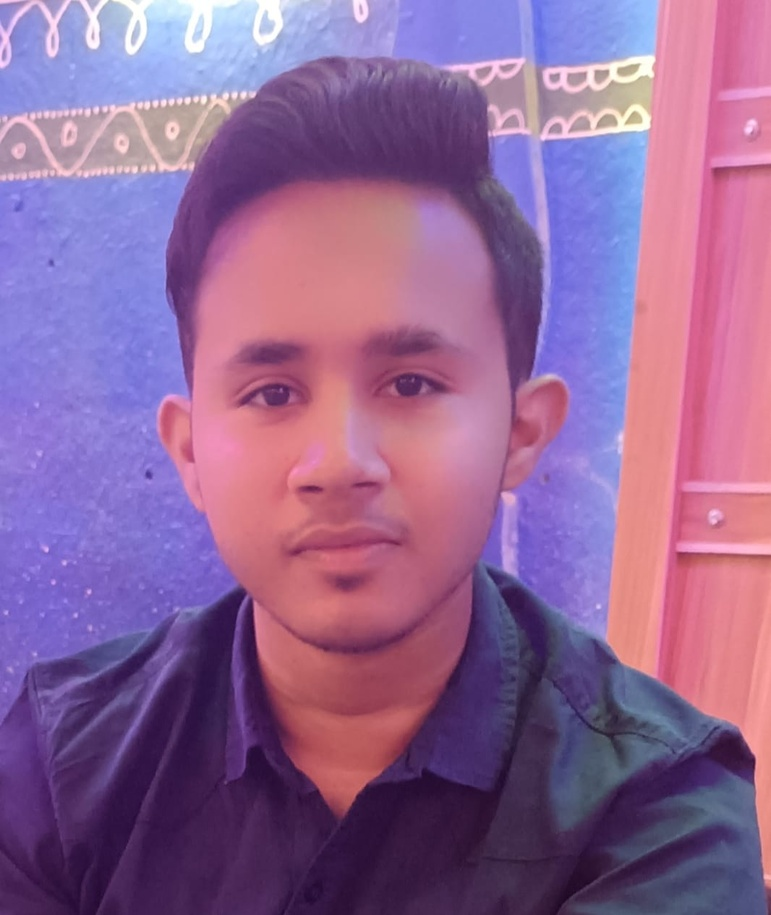
#> input picture img.jpg, 771 x 915 px, shrunk from 1066 x 1265 before the run
$ jupyter execute --allow-errors Statistics_EDA_HandsOn_Student_Lab.ipynb
#> lines starting #> are read from the running program, lines starting #| are printed output that depends on the picture; long printed decimals are rounded
# Statistics & EDA Lab: Understanding Your Data Before Modeling

## Student Practice Notebook

**Name:** Divya Saxena
**Register Number:** AP24110011570
**Date:** 30-08-2026

## Learning Objectives

After completing this lab, you will be able to:

- Compute and interpret descriptive statistics beyond `.describe()` (variance, std, skewness)
- Visualize and identify distribution shapes (normal vs skewed)
- Compute and interpret correlation between features
- Run a basic hypothesis test (t-test) and interpret a p-value
- Understand confidence intervals conceptually
- Apply statistical thinking to image and text data

### Why this week matters
You now have clean, scaled, encoded data. Before building any model, a good data scientist asks: **what does this data actually look like? Which features seem related? Is a difference I'm seeing real, or just noise?** That's what statistics answers.

### How to use this notebook
Same as before: **demo → practice → predict-then-run → reflect.**

[cell 1]
import pandas as pd
import numpy as np
import matplotlib.pyplot as plt
from scipy import stats

pd.set_option('display.precision', 3)

url = "https://raw.githubusercontent.com/mwaskom/seaborn-data/master/tips.csv"
#> (the rest of this cell did not finish here and is left out)

## Part 1: Descriptive Statistics Beyond `.describe()`

`.describe()` gives mean, std, min/max, quartiles. Two more measures matter a lot for understanding data shape:

- **Variance / Std Dev**: how spread out the data is
- **Skewness**: whether the data leans left (negative skew) or right (positive skew), or is symmetric (skew ≈ 0)

### Demonstration

#> (a cell that did not finish here is left out)

**Reading skewness:**
- Skew ≈ 0 → roughly symmetric
- Skew > 0 → right-skewed (long tail of high values; mean > median)
- Skew < 0 → left-skewed (long tail of low values; mean < median)

### Student Practice

Compute mean, median, variance, std dev, and skewness for the `tip_pct` column. Based on the mean vs median relationship, is it left-skewed, right-skewed, or roughly symmetric? Write your conclusion.

#> (a cell that did not finish here is left out)

**Reflection:** Why can two columns have the *same mean* but very different std dev / skewness? Why does this matter when deciding how to preprocess a feature (recall Week 3 scaling/outliers)?

*Your answer:*

Two columns can have the same mean but different spread and distribution. One may have a large std dev or strong skewness, while the other may be more evenly distributed. This matters because features with different spread or outliers may need scaling or outlier treatment before building an ML model.

## Part 2: Visualizing Distributions

Numbers alone can be misleading — always look at the shape too.

### Demonstration

[cell 4]
fig, axes = plt.subplots(1, 2, figsize=(10,4))

#> (the rest of this cell did not finish here and is left out)

### Student Practice — predict then check

Predict: will `tip_pct`'s histogram look more symmetric (bell-shaped) or skewed, based on your Part 1 answer? Write your prediction, then plot a histogram and boxplot for `tip_pct` to check.

*Your prediction:*

[cell 5]
# Write your answer here
fig, axes = plt.subplots(1, 2, figsize=(10, 4))

# Histogram
#> (the rest of this cell did not finish here and is left out)

## Part 3: Correlation

Correlation measures how strongly two numeric variables move together, from -1 (perfectly inverse) to +1 (perfectly aligned). 0 means no linear relationship.

### Demonstration

#> (a cell that did not finish here is left out)

#> (a cell that did not finish here is left out)

[cell 8]
# Visualize as a heatmap
plt.figure()
#> (the rest of this cell did not finish here and is left out)

### Student Practice

1. What is the correlation between `size` (party size) and `total_bill`? Is it weak, moderate, or strong?
2. What is the correlation between `size` and `tip_pct`? Compare this to `size` vs `total_bill` — which relationship is stronger, and does that surprise you?

[cell 9]
# Write your answer here

# 1. `size` vs `total_bill` = **0.598**, which is a **moderate positive correlation**. Larger parties generally have higher total bills.

# 2. `size` vs `tip_pct` = **-0.143**, which is a **weak negative correlation**. The `size` vs `total_bill` relationship is much stronger. This is not surprising because larger groups usually have higher bills, but their tip percentage does not necessarily increase.

**Reflection:** Correlation measures a *linear* relationship. Can two variables be strongly related but have a correlation near 0? Explain how that's possible (hint: think about non-linear/curved relationships).

*Your answer:*

Yes. Two variables can be strongly related but have a correlation near 0 if their relationship is non-linear. For example, a U-shaped or curved relationship can be strong, but because correlation only measures linear relationships, the positive and negative parts can cancel each other out and produce a correlation close to 0.

## Part 4: Hypothesis Testing — Is a Difference Real?

You've seen group averages differ (e.g. average tip_pct by day). But is that difference **statistically significant**, or could it just be random variation? A **t-test** compares two group means and gives a **p-value**: the probability of seeing a difference this large (or larger) if there were truly no difference.

**Rule of thumb:** if p-value < 0.05, we consider the difference statistically significant.

### Demonstration: do smokers tip a different percentage than non-smokers?

#> (a cell that did not finish here is left out)

### Student Practice — predict then check

Predict: do you think there's a statistically significant difference in `tip_pct` between Lunch and Dinner? Write your prediction and reasoning, then run a t-test to check.

*Your prediction:*

[cell 11]
# Write your answer here

# I predict there will be a statistically significant difference in `tip_pct` between Lunch and Dinner because tipping patterns may differ between the two meal times.

**Reflection:** Why is it important to check statistical significance instead of just comparing two mean values directly and assuming any difference is meaningful?

*Your answer:*

 Statistical significance helps determine whether the difference between two means is likely to be a real difference or just due to random variation. A small difference in means does not necessarily mean the groups are truly different.

## Part 5: Confidence Intervals (Conceptual Introduction)

A **confidence interval (CI)** gives a range where we're reasonably confident the true population mean lies, based on our sample. A 95% CI means: if we repeated this sampling process many times, about 95% of such intervals would contain the true mean.

### Demonstration

#> (a cell that did not finish here is left out)

### Student Practice

Compute the 95% confidence interval for `tip_pct`. In one sentence, explain what this interval tells you (in plain language, not just formula terms).

#> (a cell that did not finish here is left out)

# Mini Project A: Statistical Comparison of Images (Image Track)

Using the image metadata DataFrame you built in Week 2 (filename, brightness, RGB averages, etc.), apply statistical thinking to compare your images.

## Step 1: Rebuild your image metadata table

[cell 14]
from PIL import Image
import numpy as np
import pandas as pd

img = Image.open("img.jpg").convert("RGB")
#> img is the input picture: PIL image 771x915 RGB; mean R, G, B 144.6, 102.4, 149.2
arr = np.array(img)

brightness = arr.mean()
#> brightness = 132.1
R_avg = arr[:, :, 0].mean()
#> R_avg = 144.6
G_avg = arr[:, :, 1].mean()
#> G_avg = 102.4
B_avg = arr[:, :, 2].mean()
#> B_avg = 149.2

image_df = pd.DataFrame([{
    "filename": "img.png",
    "brightness": brightness,
    "R_avg": R_avg,
    "G_avg": G_avg,
    "B_avg": B_avg
}])
#> image_df = table of 1 rows and 5 columns

print(image_df)
#|   filename  brightness    R_avg    G_avg    B_avg
#| 0  img.png     132.064  144.647  102.386  149.158

[cell 15]
from PIL import Image
import numpy as np
import pandas as pd

filename = "img.jpg"

arr = np.array(Image.open(filename).convert("RGB"))

image_df = pd.DataFrame([{
    'filename': filename,
    'avg_brightness': np.mean(arr),
    'avg_red': np.mean(arr[:, :, 0]),
    'avg_green': np.mean(arr[:, :, 1]),
    'avg_blue': np.mean(arr[:, :, 2]),
    'height': arr.shape[0],
    'width': arr.shape[1]
}])
#> image_df = table of 1 rows and 7 columns

print(image_df)
#|   filename  avg_brightness  avg_red  avg_green  avg_blue  height  width
#| 0  img.jpg         132.064  144.647    102.386   149.158     915    771

## Step 2: Statistical analysis

1. Compute the mean, std dev, and skewness of `avg_brightness` across your images.
2. Compute the correlation between `avg_brightness` and `avg_red` (do brighter images tend to have more red?).
3. **If you have at least 2 images you can meaningfully group** (e.g. indoor vs outdoor, or any 2 categories you choose), run a t-test comparing their `avg_brightness`. If you only have very few images, skip the t-test and instead just discuss whether a t-test would even be reliable with so few samples.

[cell 16]
# Write your answer here
from scipy import stats

# 1. Mean, standard deviation, and skewness
mean_brightness = image_df['avg_brightness'].mean()
#> mean_brightness = 132.1
std_brightness = image_df['avg_brightness'].std()
#> std_brightness = nan
skew_brightness = image_df['avg_brightness'].skew()
#> skew_brightness = nan

print("Mean brightness:", mean_brightness)
#| Mean brightness: 132.064
print("Std Dev brightness:", std_brightness)
#| Std Dev brightness: nan
print("Skewness brightness:", skew_brightness)
#| Skewness brightness: nan

# 2. Correlation between brightness and red
correlation = image_df['avg_brightness'].corr(image_df['avg_red'])
#> correlation = nan

print("Correlation between brightness and red:", correlation)
#| Correlation between brightness and red: nan

**Reflection:** With only 3-5 images, can you trust statistical significance results (like a t-test p-value) the same way you would with 200+ rows like the tips dataset? Why or why not?

*Your answer:*

No, with only 3–5 images, statistical significance results are less reliable because the sample size is too small. With 200+ observations, the results are more stable and provide stronger evidence for conclusions.

# Mini Project B: Word Frequency Distribution Analysis (NLP Track)

## Step 1: Build a word frequency table for a longer text

### Demonstration: Zipf's Law preview

A famous finding in linguistics: in most natural language text, word frequency is **highly right-skewed** — a few words (like "the", "a") appear extremely often, and most words appear only once or twice. This is called **Zipf's Law**.

[cell 17]
paragraph = (
    "Data science combines statistics and programming. Statistics helps us understand data. "
    "Programming helps us process data. Machine learning is a part of data science. "
    "Data science uses statistics, programming, and machine learning together. "
    "Understanding statistics is essential for data science."
)

tokens = paragraph.lower().replace('.', '').replace(',', '').split()
tokens_array = np.array(tokens)
vocabulary = np.unique(tokens_array)
counts = [np.sum(tokens_array == w) for w in vocabulary]

word_freq = pd.DataFrame({'word': vocabulary, 'count': counts}).sort_values('count', ascending=False).reset_index(drop=True)
print(word_freq)
print("\nSkewness of word counts:", word_freq['count'].skew())

[cell 18]
plt.figure()
plt.bar(word_freq['word'], word_freq['count'])
plt.xticks(rotation=90)
plt.title("Word Frequency Distribution")
plt.ylabel("Count")
plt.show()
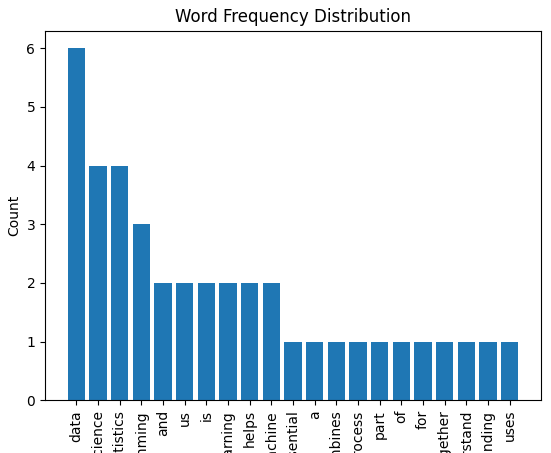
#> figure drawn by matplotlib, 1 panel; tallest bar 6 high, from x = -0.4 to 0.4

### Student Practice

1. Pick your own longer paragraph (5+ sentences) and build the same word frequency table.
2. Compute the skewness of the word counts. Is it right-skewed (consistent with Zipf's Law)?
3. What percentage of words in your vocabulary appear only once? (This is usually a large percentage — that's Zipf's Law in action.)

[cell 19]
# Write your answer here
import numpy as np
import pandas as pd

paragraph = (
    "Machine learning is an important part of data science. "
    "Data science uses statistics and programming to understand data. "
    "Machine learning helps computers learn patterns from data. "
    "Statistics helps us analyze data and make better decisions. "
    "Programming allows us to process large amounts of data efficiently. "
    "Data science combines programming, statistics, and machine learning."
)

# Tokenize words
tokens = paragraph.lower().replace('.', '').replace(',', '').split()

tokens_array = np.array(tokens)

# Create vocabulary and count words
vocabulary = np.unique(tokens_array)
counts = [np.sum(tokens_array == w) for w in vocabulary]

word_freq = pd.DataFrame({
    'word': vocabulary,
    'count': counts
}).sort_values('count', ascending=False).reset_index(drop=True)

print(word_freq)

# 2. Skewness
skewness = word_freq['count'].skew()
print("\nSkewness of word counts:", skewness)

# 3. Percentage of words appearing only once
once_count = np.sum(word_freq['count'] == 1)
total_words = len(word_freq)

percentage_once = (once_count / total_words) * 100

print("Percentage of words appearing only once:",
      f"{percentage_once:.2f}%")

## Step 2: Correlation between sentence length and vocabulary diversity

### Demonstration

[cell 20]
sentences = [
    "I like data science.",
    "Machine learning models require lots of clean labeled training data to perform well.",
    "Statistics matters.",
    "Understanding both statistics and programming together is essential for real data science work in industry.",
    "NumPy and pandas are useful tools for data analysis in Python."
]

sentence_stats = []
for s in sentences:
    toks = s.lower().replace('.', '').split()
    sentence_stats.append({
        'sentence': s,
        'length': len(toks),
        'unique_words': len(set(toks))
    })

sentence_df = pd.DataFrame(sentence_stats)
sentence_df['diversity_ratio'] = sentence_df['unique_words'] / sentence_df['length']
sentence_df

[cell 21]
correlation = sentence_df['length'].corr(sentence_df['unique_words'])
print(f"Correlation between sentence length and unique word count: {correlation:.3f}")

### Student Practice

Write 5 sentences of your own, varying in length. Build the same table and compute the correlation between `length` and `unique_words`. Is the correlation strong? Does this match your intuition (longer sentences tend to have more unique words)?

[cell 22]
# Write your answer here

sentences = [
    "I like Python.",
    "Python is useful for data analysis.",
    "Machine learning helps computers learn patterns from data.",
    "Data science combines statistics, programming, and machine learning to solve real-world problems.",
    "Learning programming and statistics together helps students understand data and build useful machine learning applications."
]

sentence_stats = []

for s in sentences:
    toks = s.lower().replace('.', '').replace(',', '').split()
    sentence_stats.append({
        'sentence': s,
        'length': len(toks),
        'unique_words': len(set(toks))
    })

sentence_df = pd.DataFrame(sentence_stats)
sentence_df['diversity_ratio'] = sentence_df['unique_words'] / sentence_df['length']

print(sentence_df)

correlation = sentence_df['length'].corr(sentence_df['unique_words'])
print(f"\nCorrelation: {correlation:.3f}")
